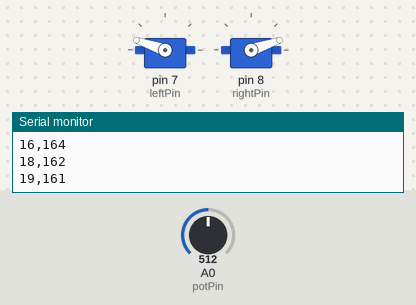
The sketch below on a simulated Arduino Uno, built with avr-gcc and run on an emulated ATmega328P. Parts: 2 × servo, the last lines printed to the serial monitor. The test bench sets the inputs (shaded band); at power-on: A0 (potPin) = 512.

Above: at 1.2 s.
1.3 s: A0 (potPin) set to 306
At 3.5 s:
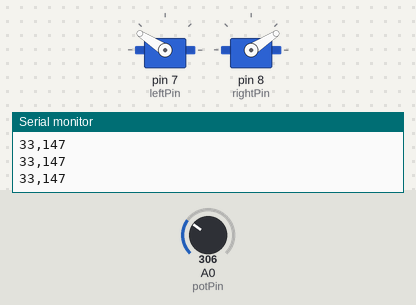
3.9 s: A0 (potPin) set to 0
At 5.5 s:
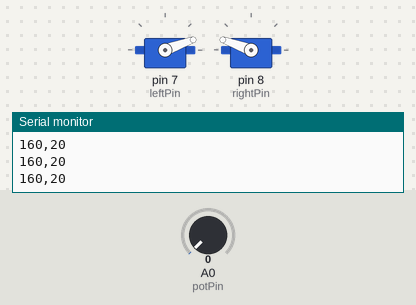
6.1 s: A0 (potPin) set to 4
At 8.1 s:
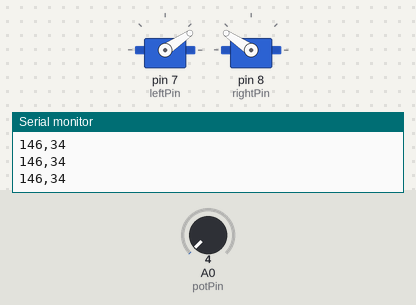
9.1 s: A0 (potPin) set to 122
Timing chart, 0 to 16.7 s (numbered marks = the images above; inputs shaded):
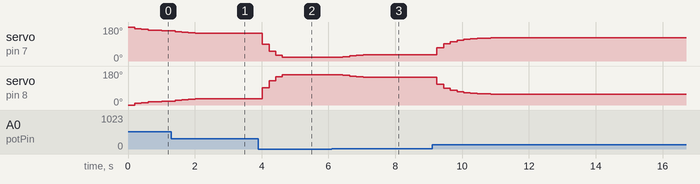

Measured:
- the behaviour switches between 2 and 3 on A0 (potPin) (found by bisection; images 2 and 3)
- after the input at 1.3 s, servo on pin 7 (leftPin): moves from 160° to 147° over 1.0 s, starting after 0.11 s; servo on pin 8 (rightPin): moves from 20° to 33° over 1.0 s, starting after 0.11 s
- after the input at 3.9 s, servo on pin 7 (leftPin): 147° → 88° after 0.12 s, → 52° 0.20 s later, → 31° 0.20 s later, → 20° 0.20 s later; servo on pin 8 (rightPin): 33° → 92° after 0.12 s, → 128° 0.20 s later, → 149° 0.20 s later, → 160° 0.20 s later
- after the input at 6.1 s, servo on pin 7 (leftPin): moves from 20° to 34° over 1.0 s, starting after 0.33 s; servo on pin 8 (rightPin): moves from 160° to 146° over 1.0 s, starting after 0.33 s

The sketch:

GrasperMechanism.ino
```cpp
#include <Servo.h>

//moving average
float alpha = 0.4; // factor to tune
float avg = 180.0;


//Servos
int leftPin = 7;
int rightPin = 8;
Servo leftServo;
Servo rightServo;

//pots
int potPin = 0;
int potVal = 0;
float potLogType = 10; // wild guess base-10 logarithmic
int scale = 330; // experiment...
int linearized = 0;

//limits
int leftClose = 20;
int rightClose = 160;
int leftOpen = 180;
int rightOpen = 0;

//angles
int leftAngle = leftOpen;
int rightAngle = rightOpen;

void setup()
{
  Serial.begin(9600);

  leftServo.attach(leftPin);
  rightServo.attach(rightPin);

  leftServo.write(leftOpen);
  rightServo.write(rightOpen);
}

void loop() {
  delay(200);

  //read pot and convert to left and right grasper angles
  potVal = analogRead(potPin); //0 - 1023
  linearized = (int)((log((float)potVal) / log(potLogType)) * scale);
  leftAngle = map(linearized, 0, 995, 0, 179);
  avg = alpha * float(leftAngle) + (1-alpha) * avg;
  leftAngle = int(avg);
  rightAngle = 180 - leftAngle;

  //bound angles
  if(leftAngle < leftClose){
    leftAngle = leftClose;
  }
  if(rightAngle > rightClose){
    rightAngle = rightClose;
  }

  Serial.print(rightAngle);
  Serial.print(',');
  Serial.println(leftAngle);

  //write servo angles
  leftServo.write(leftAngle);
  rightServo.write(rightAngle);
}
```
